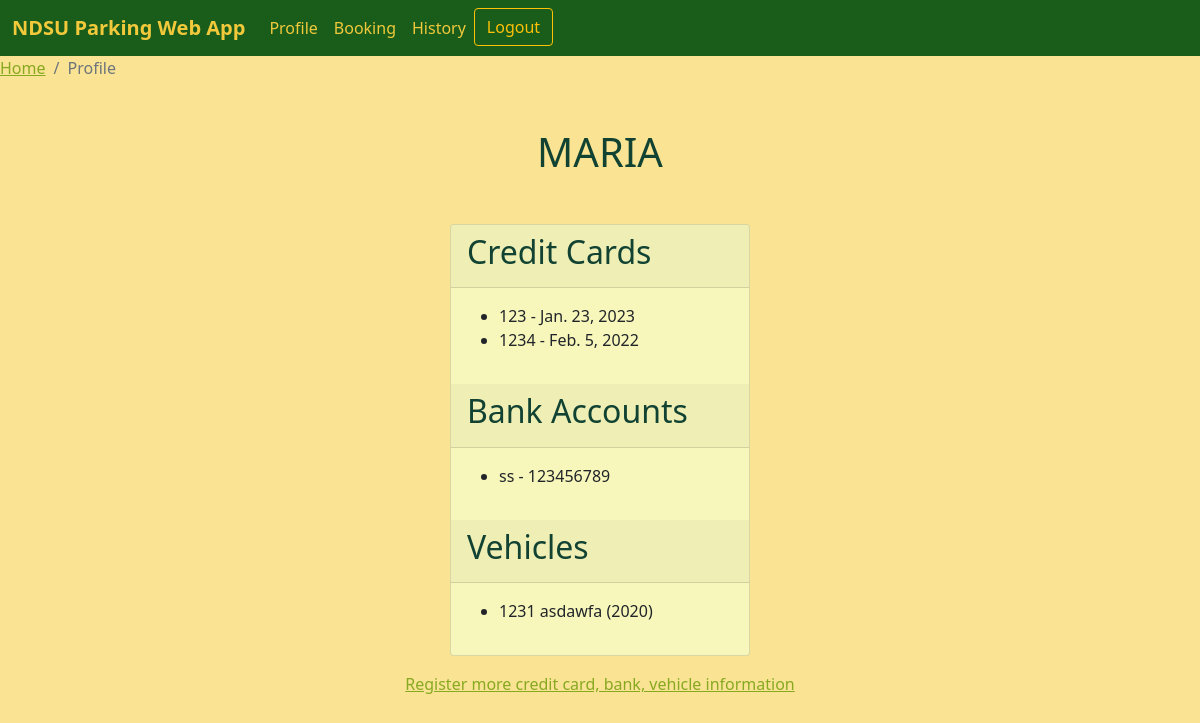
The page /info_app/profile/ (signed in) on the database its author committed.
### info_app/models.py (models this page shows)
class CreditCard(models.Model):
    user = models.ForeignKey(User, on_delete=models.CASCADE)
    card_number = models.CharField(max_length=16)
    expiration_date = models.DateField()

class Bank(models.Model):
    user = models.ForeignKey(User, on_delete=models.CASCADE)
    bank_name = models.CharField(max_length=100)
    account_number = models.CharField(max_length=20)

class Vehicle(models.Model):
    user = models.ForeignKey(User, on_delete=models.CASCADE)
    make = models.CharField(max_length=50)
    model = models.CharField(max_length=50)
    year = models.PositiveIntegerField()

### info_app/views.py (the view)
# urls.py: path('profile/', views.profile, name='profile'),
@login_required
def profile(request):
    credit_cards = CreditCard.objects.filter(user=request.user)
    banks = Bank.objects.filter(user=request.user)
    vehicles = Vehicle.objects.filter(user=request.user)
    context = {
        'credit_cards': credit_cards,
        'banks': banks,
        'vehicles': vehicles
    }
    return render(request, 'info_app/profile.html', context)

### templates/info_app/profile.html (shortened to what this page needs)
<!DOCTYPE html>
<html lang="en">
  <head>
    <link
      href="https://cdn.jsdelivr.net/npm/bootstrap@5.1.3/dist/css/bootstrap.min.css"
      rel="stylesheet"
    />
    <nav
      class="navbar navbar-expand-lg"
      style="background-color: #1a5d1a; color: #1a5d1a"
    >
      <div class="container-fluid">
        <a class="navbar-brand" style="color: #f1c93b" href="{% url 'home' %}"
          ><b>NDSU Parking Web App</b></a
        >
        <div class="collapse navbar-collapse" id="navbarNavAltMarkup">
          <div class="navbar-nav">
            <a
              class="nav-link active"
              style="color: #f1c93b"
              href="{% url 'profile' %}"
              >Profile</a
            >
            <a
              class="nav-link active"
              style="color: #f1c93b"
              href="{% url 'reserve_parking' %}"
              >Booking</a
            >
            <a
              class="nav-link active"
              style="color: #f1c93b"
              href="{% url 'history_reservation' %}"
              >History</a
            >
            {% if user.is_authenticated %}
            <a href="{% url 'logout' %}"
              ><button class="btn btn-outline-warning">Logout</button></a
            >
            {% else %}
            <a href="{% url 'login' %}"
              ><button class="btn btn-outline-warning">Login</button></a
            >
            {% endif %}
          </div>
        </div>
      </div>
    </nav>
  </head>
  <body style="background-color: #fae392">
    <nav aria-label="breadcrumb">
      <ol class="breadcrumb">
        <li class="breadcrumb-item"><a href="{% url "home" %}" style="color : #87A922;">Home</a></li>
        <li class="breadcrumb-item active" aria-current="page">Profile</li>
      </ol>
    </nav>
    <h1 class="text-center mb-5 mt-5" style="text-transform : uppercase;">{{ user.username }}</h1>
    <div class="card col-sm-3 mb-3 mx-auto" style="background-color: #f7f6bb">
      <div class="card-header">
        <h2 >Credit Cards</h2>
      </div>
      <div class="card-body">
        <ul>
          {% for card in credit_cards %}
          <li>{{ card.card_number }} - {{ card.expiration_date }}</li>
          {% endfor %}
        </ul>
      </div>
      <div class="card-header">
        <h2>Bank Accounts</h2>
      </div>
      <div class="card-body">
        <ul>
          {% for bank in banks %}
          <li>{{ bank.bank_name }} - {{ bank.account_number }}</li>
          {% endfor %}
        </ul>
      </div>
      <div class="card-header">
        <h2>Vehicles</h2>
      </div>
      <div class="card-body">
        <ul>
          {% for vehicle in vehicles %}
          <li>{{ vehicle.make }} {{ vehicle.model }} ({{ vehicle.year }})</li>
          {% endfor %}
        </ul>
      </div>
    </div>
    <a href="{% url 'credit_card' %}" class="mx-auto d-block text-center" style="color : #87A922;"
      >Register more credit card, bank, vehicle information</a
    >
  </body>
</html>

### templates/info_app/profile.html (style rules this page uses)
h2 { color: #114232; }
h1 { color: #114232; }

### rows shown on the page
CreditCard: card_number "123", expiration_date "Jan. 23, 2023"
CreditCard: card_number "1234", expiration_date "Feb. 5, 2022"
Bank: bank_name "ss", account_number "123456789"
Vehicle: make "1231", model "asdawfa", year "2020"

### other values the page prints
{{ user.username }} "MARIA"
